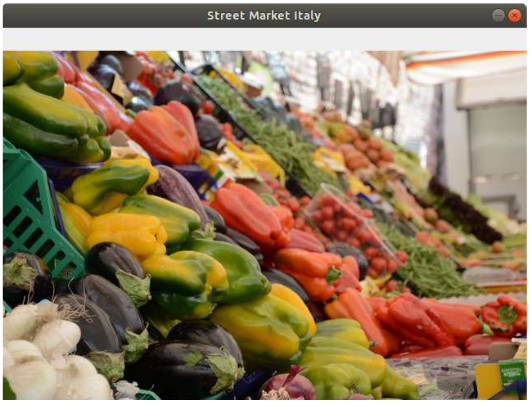
#> input picture images/feira.png, 531 x 405 px
$ python '[12]codigo_fonte_214.py'
#> lines starting #> are read from the running program, lines starting #| are printed output that depends on the picture
from PIL import Image
import os

from cv2 import IMWRITE_JPEG_CHROMA_QUALITY

img = Image.open('images/feira.png')
#> img is the input picture: PIL image 531x405 RGB; mean R, G, B 144.7, 123.2, 93

region = (20, 20, 100, 100)
img_crop = img.crop(region)
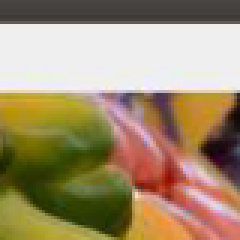
#> img_crop: PIL image 80x80 RGB (shown 3 times larger); mean R, G, B 162.3, 143.7, 111.6

img_rot = img.rotate(45)
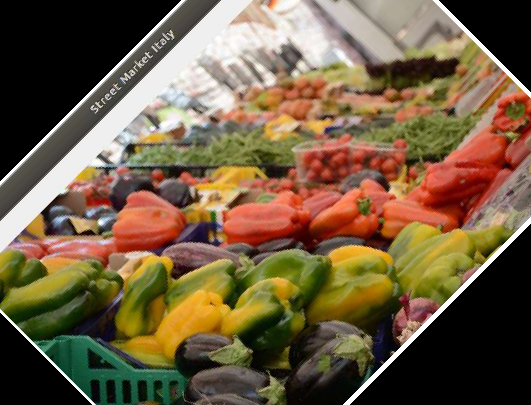
#> img_rot: PIL image 531x405 RGB; mean R, G, B 113, 93.3, 66.4

img_crop.show(title= 'Feira cortada')
img_rot.show(title= 'Feira Rotacionada')

img_crop.save('output/feiracortada.png')
img_rot.save('output/feirarotacionada.png')

$ run again, with images/Umberto1.png copied over images/feira.png
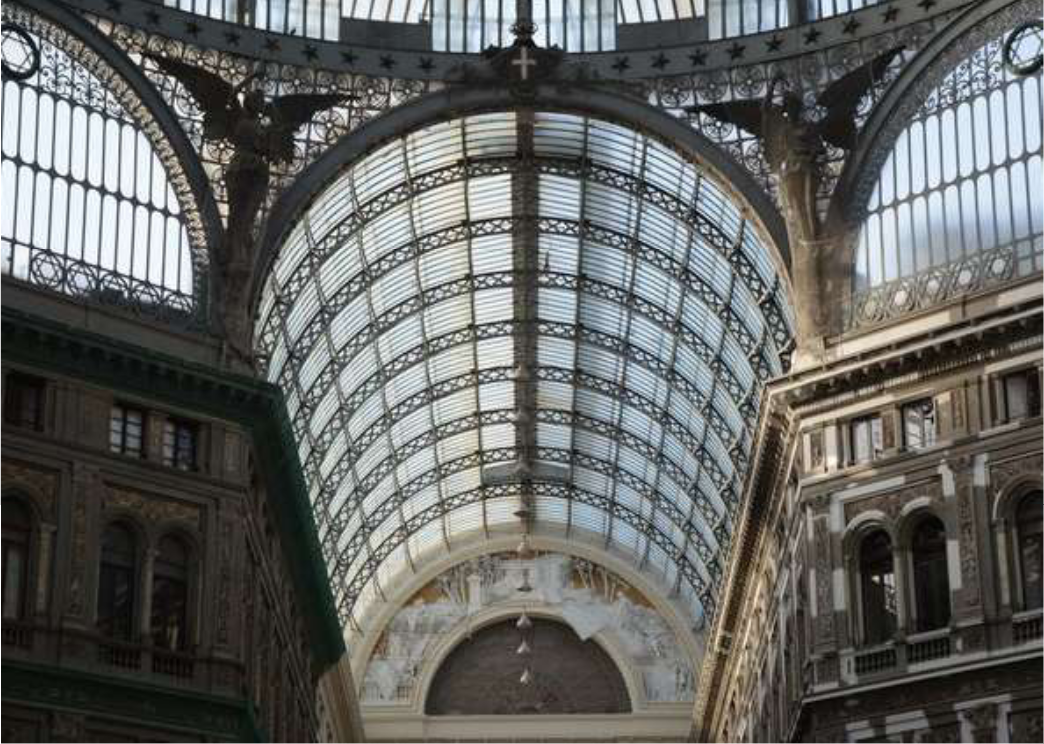
#> input picture images/Umberto1.png, 1044 x 744 px
#> img is the input picture: PIL image 1044x744 RGB; mean R, G, B 100.6, 101.7, 99.3
#> `img_crop = img.crop(region)`:
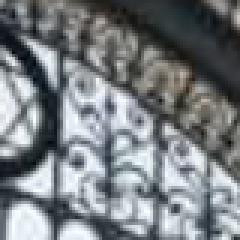
#> img_crop: PIL image 80x80 RGB (shown 3 times larger); mean R, G, B 121.4, 126.6, 129.9
#> `img_rot = img.rotate(45)`:
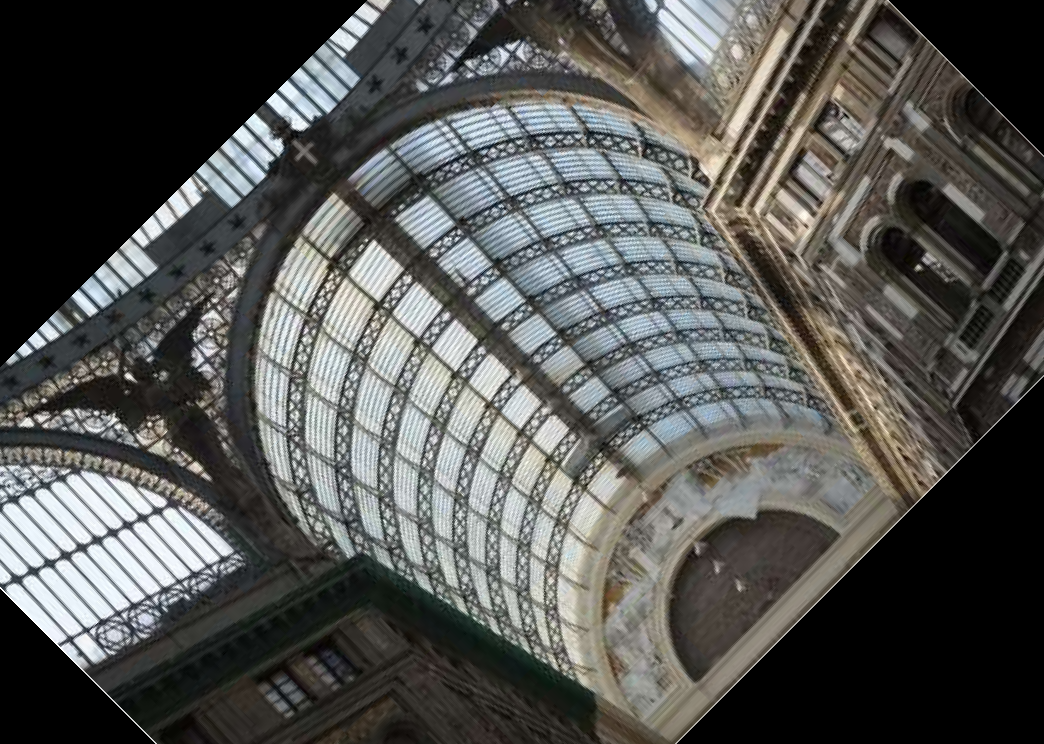
#> img_rot: PIL image 1044x744 RGB; mean R, G, B 84.8, 85.4, 82.9
